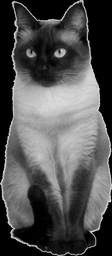
#> input picture ChannelTest/blackcat.png, 112 x 256 px, shrunk from 873 x 1999 before the run
$ python quantum.py
#> lines starting #> are read from the running program, lines starting #| are printed output that depends on the picture; long printed decimals are rounded
import numpy as np
from random import randint, random
from statistics import mode
# File names
in_name = 'cat.png'
out_name = 'cat2.png'
bw_name = 'blackcat.png'
from PIL import Image
import math as m
import cmath


def handle_redundancy(input_bit, k, entangle, function):
    output_bits = []
    for j in range(2*k+1):
        output_bits.append(function(input_bit, entangle))
    return mode(output_bits)

class State:
    def __init__(self, probs):
        # We dont care about amplitudes and we wont consider any mixes, so we consider only probabilities
        self.probs = probs
        self.observed = False
    def observe(self):
        # Returns the index of the state that the particle is found in. Eigenvalues corresponding to observables
        # must be dealt with separately.
        if self.observed:
            return self.observedvalue
        else:
            rand = random()
            summation = 0
            for (index,p) in enumerate(self.probs):
                summation += p
                if rand < summation:
                    self.observed = True
                    self.observedvalue = index
                    return index

# This is just an arithmatical truth, given that the maximimally mixed state is the only infomration passed through.
# This yeilds no information at all.
def single_M_channel(input_bit):
    zeroprob = 1 if input_bit == 0 else 0
    state = State([zeroprob, 1 - zeroprob])
    # X = State([1/3 if zeroprob == 0 else 2/3, 2/3 if zeroprob == 0 else 1/3])
    N1_Out = State([1/2,1/2]) # Max Mixed state.
    N1 = N1_Out.observe()
    if N1 == 0:
        Ent = State([2/3, 1/6, 1/6, 0])
    else:
        Ent = State([0,1/6,1/6, 2/3])

    Ent = Ent.observe()
    if Ent < 2:
        return input_bit
    else:
        return 0 if input_bit != 0 else 255


    # The single M channel. whcih will have no capacity.
def bw_M_channel(filename):
    im = Image.open(filename) # Can be many different formats.
    pix = im.load()
    dimension = im.size
    print(dimension)
    for i in range(dimension[0]):
        for j in range(dimension[1]):
            pix[i,j] = single_M_channel(pix[i,j])
    # final = Image.fromarray(pix)
    im.save('single_quantum_blackcat.png')
    # Image.save('result.png')


# We will see that for certain values of entanglement, this is conserved.
def double_M_channel(input_bit, entangle):
    # This is an emulator of the channel action on a bit.
    zeroprob = 1 if input_bit == 0 else 0
    # This statistical formulation is equivalent mathematically. (But not physically.)
    state = State([zeroprob, 1 - zeroprob])
    probfixed = State([1/2,1/2])
    maxent = State([1/4,1/4,1/4,1/4])
    Entangle2 = State([entangle, 1- entangle])
    ent2 = Entangle2.observe()
    if probfixed.observe() == 0:
        item_val = ent2
    else:
        item_val = maxent.observe() % 2
    if item_val == 0:
        return input_bit
    else:
        return 255 if input_bit == 0 else 0


def bw_2M_channel(filename, entangle=8, k = 0):
#> called with filename = 'blackcat.png', entangle = 2, k = 0
    im = Image.open(filename)
#> im is the input picture: PIL image 112x256 L; min 0, max 232, mean 81.9
    pix = im.load()
    dimension = im.size
#> dimension = (112, 256)
    totaleq = 0
    for i in range(dimension[0]):
        for j in range(dimension[1]):
            temp = pix[i,j]
            temp2 = handle_redundancy(pix[i,j], k, 1/entangle, double_M_channel)
            pix[i,j] = temp2
            if temp == temp2:
                totaleq += 1
    print(entangle,totaleq/(dimension[1] * dimension[0]))
#| 2 0.4972
    im.save(f"quantum-test.png")
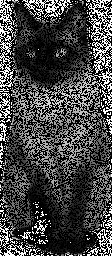
#> saved as quantum-test.png: PIL image 112x256 L; min 0, max 255, mean 69.5

if __name__ == "__main__":
    # bw_M_channel("blackcat.png")
    for e in range(2,9):
#> (the run stopped early here; a loop or call above may not have finished)
